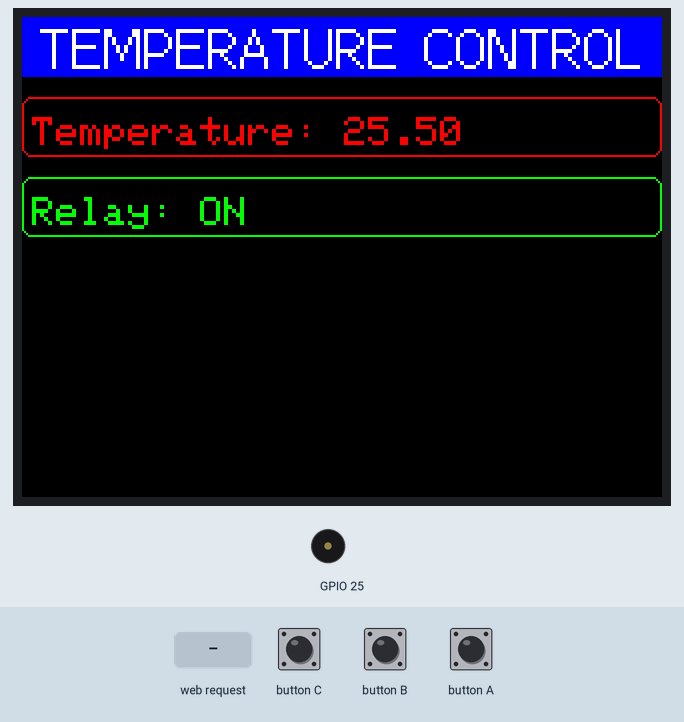
Simulated run of this sketch. Board: ESP32. On the bench: 320×240 colour display, buzzer (waves = sounding). Inputs (shaded band) come from the test bench. What the sketch prints to the serial monitor is not drawn.

Above: at 1.4 s.
1.5 s: button C pressed for 0.15 s
At 2.6 s:
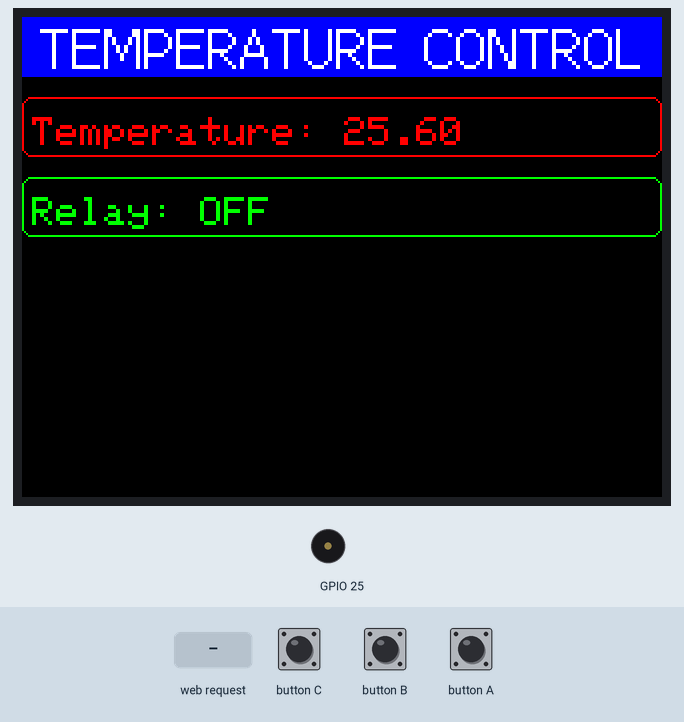
4.6 s: button B pressed for 0.15 s
At 5.9 s:
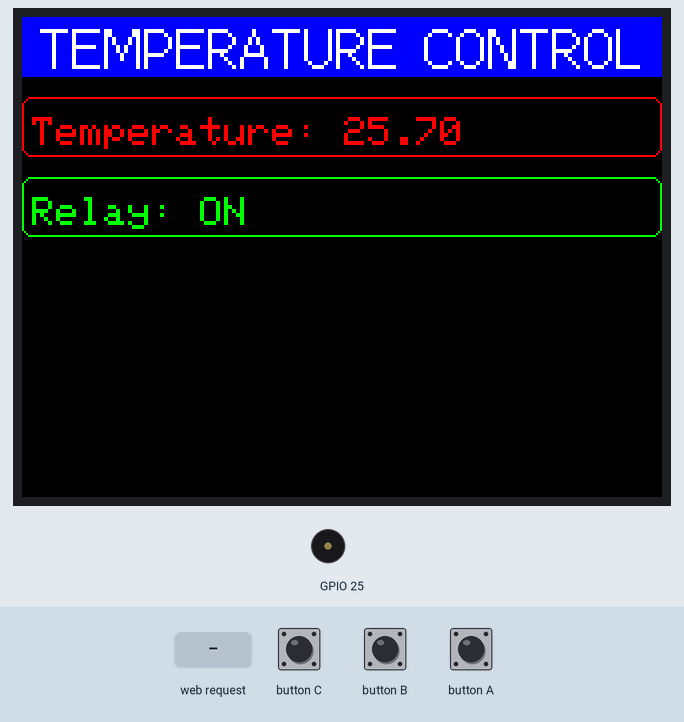
6.2 s: HTTP request GET /OFF received
At 7.0 s:
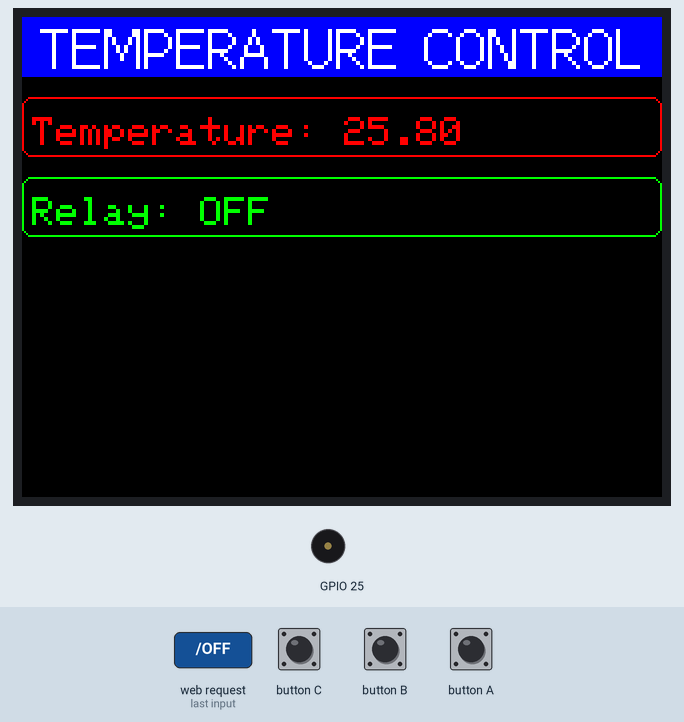
9.2 s: HTTP request GET /ON received
At 10.6 s:
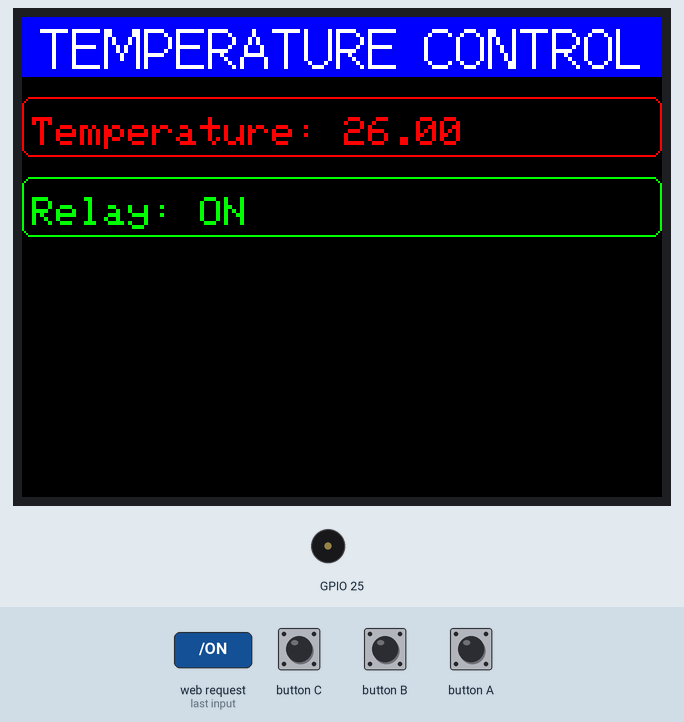
11.7 s: button C pressed for 1 s
At 13.6 s:
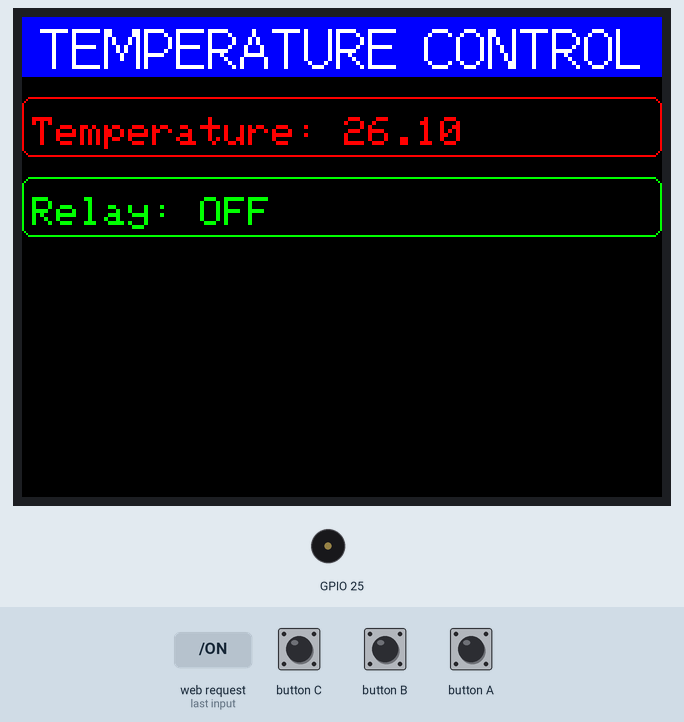
14.2 s: button B pressed for 1 s
At 14.7 s:
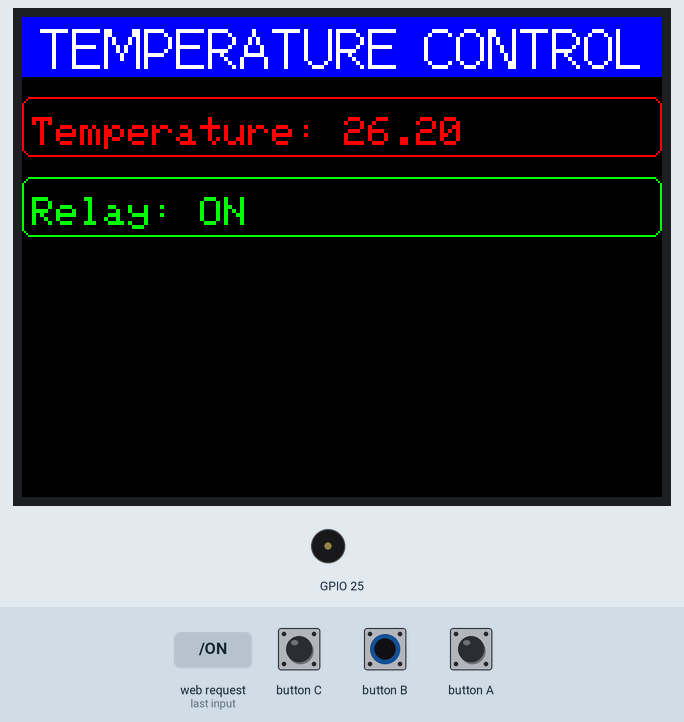
Timing chart, 0 to 17.2 s (numbered marks = the images above; inputs shaded):
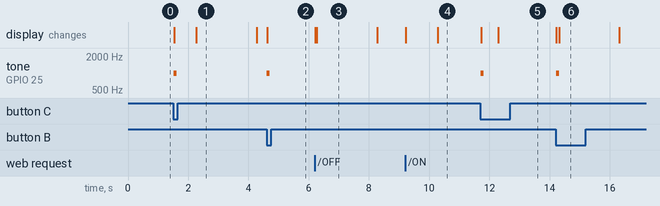

The sketch:

M5-Stack.ino
```cpp
/**
    Basic Use

    System:
        M5.begin();
        M5.update();
    LCD:
        M5.lcd.setBrightness(uint8_t brightness);
        M5.Lcd.drawPixel(int16_t x, int16_t y, uint16_t color);
        M5.Lcd.drawLine(int16_t x0, int16_t y0, int16_t x1, int16_t y1, uint16_t color);
        M5.Lcd.fillRect(int16_t x, int16_t y, int16_t w, int16_t h, uint16_t color);
        M5.Lcd.fillScreen(uint16_t color);
        M5.Lcd.drawCircle(int16_t x0, int16_t y0, int16_t r, uint16_t color);
        M5.Lcd.drawCircleHelper(int16_t x0, int16_t y0, int16_t r, uint8_t cornername,uint16_t color);
        M5.Lcd.fillCircle(int16_t x0, int16_t y0, int16_t r, uint16_t color);
        M5.Lcd.fillCircleHelper(int16_t x0, int16_t y0, int16_t r, uint8_t cornername,int16_t delta, uint16_t color);
        M5.Lcd.drawTriangle(int16_t x0, int16_t y0, int16_t x1, int16_t y1, int16_t x2, int16_t y2, uint16_t color);
        M5.Lcd.fillTriangle(int16_t x0, int16_t y0, int16_t x1, int16_t y1, int16_t x2, int16_t y2, uint16_t color);
        M5.Lcd.drawRoundRect(int16_t x0, int16_t y0, int16_t w, int16_t h, int16_t radius, uint16_t color);
        M5.Lcd.fillRoundRect(int16_t x0, int16_t y0, int16_t w, int16_t h, int16_t radius, uint16_t color);
        M5.Lcd.drawBitmap(int16_t x, int16_t y, const uint8_t bitmap[], int16_t w, int16_t h, uint16_t color);
        M5.Lcd.drawRGBBitmap(int16_t x, int16_t y, const uint16_t bitmap[], int16_t w, int16_t h),
        M5.Lcd.drawChar(uint16_t x, uint16_t y, char c, uint16_t color, uint16_t bg, uint8_t size);
        M5.Lcd.setCursor(uint16_t x0, uint16_t y0);
        M5.Lcd.setTextColor(uint16_t color);
        M5.Lcd.setTextColor(uint16_t color, uint16_t backgroundcolor);
        M5.Lcd.setTextSize(uint8_t size);
        M5.Lcd.setTextWrap(boolean w);
        M5.Lcd.printf();
        M5.Lcd.print();
    Button:
        M5.BtnA/B/C.read();
        M5.BtnA/B/C.isPressed();
        M5.BtnA/B/C.isReleased();
        M5.BtnA/B/C.wasPressed();
        M5.BtnA/B/C.wasReleased();
        M5.BtnA/B/C.pressedFor(uint32_t ms);
        M5.BtnA/B/C.releasedFor(uint32_t ms);
        M5.BtnA/B/C.lastChange();
    Speaker:
        M5.Speaker.tone(uint32_t freq);
        M5.Speaker.tone(freq, time);
        M5.Speaker.beep();
        M5.Speaker.setBeep(uint16_t frequency, uint16_t duration);
        M5.Speaker.mute();
*/

#include <M5Stack.h>
#include <WiFi.h>
#include <Timer.h>

const char *ssid = "ESP32ap";
const char *password = "ESP32wifi";

const IPAddress ip(192, 168, 10, 1);
const IPAddress subnet(255, 255, 255, 0);

float temp = 25.5;
boolean relay = true;

Timer t;

WiFiServer server(80);

void setup() {
  Serial.begin(115200);
  Serial.println("Initializing...");

  WiFi.softAPConfig(ip, ip, subnet); //to configure AP IP
  WiFi.softAP(ssid, password);
  IPAddress myIP = WiFi.softAPIP();

  // Setup the TFT display
  M5.begin();
  M5.Lcd.fillScreen(BLACK);

  M5.Lcd.setTextColor(WHITE);
  M5.Lcd.setTextSize(2);
  M5.Lcd.fillRect(0, 0, 320, 30, BLUE);
  M5.Lcd.drawCentreString(" TEMPERATURE CONTROL ", 320 / 2, 0, 2);

  M5.Lcd.drawRoundRect(0, 40, 320, 30, 5, RED);
  M5.Lcd.setTextColor(RED);
  M5.Lcd.setTextSize(2);
  M5.Lcd.setCursor(5, 50);
  M5.Lcd.printf("Temperature: %2.2f", temp);

  M5.Lcd.drawRoundRect(0, 80, 320, 30, 5, GREEN);
  M5.Lcd.setTextColor(GREEN);
  M5.Lcd.setTextSize(2);
  M5.Lcd.setCursor(5, 90);
  M5.Lcd.printf("Relay: ");
  relay ? M5.Lcd.printf("ON ") : M5.Lcd.printf("OFF");

  M5.Lcd.setTextColor(TFT_PINK);
  M5.Lcd.drawCentreString(" P.OFF ", 320 / 4, 310, 2);
  M5.Lcd.drawCentreString(" R.ON ", (320 / 4) * 2, 310, 2);
  M5.Lcd.drawCentreString(" R.OFF ", (320 / 4) * 3, 310, 2);

  M5.setWakeupButton(BUTTON_A_PIN);

  server.begin();

  t.every(2000, takeReading);

  Serial.print("AP IP address: ");
  Serial.println(myIP);
}

void loop(void) {
  M5.update();
  t.update();
  updateScreen();
  updateButtons();
  checkWifiClient();

}

void takeReading () {
  temp += 0.1;
  if (temp > 35)
    temp = 25;
  Serial.println("Change temperature to: " + String(temp));
}

void updateScreen() {
  M5.Lcd.setTextSize(2);
  M5.Lcd.setCursor(5, 50);
  M5.Lcd.setTextColor(RED, BLACK);
  M5.Lcd.printf("Temperature: %2.2f", temp);
  M5.Lcd.setCursor(5, 90);
  M5.Lcd.setTextColor(GREEN, BLACK);

  M5.Lcd.printf("Relay: ");
  relay ? M5.Lcd.printf("ON ") : M5.Lcd.printf("OFF");
}

void updateButtons() {
  if (M5.BtnA.wasPressed()) {
    M5.powerOFF();
  }

  if (M5.BtnB.wasPressed()) {
    relay = true;
    Serial.println("Relay ON");
    M5.Speaker.beep();
  }

  if (M5.BtnC.wasPressed()) {
    relay = false;
    Serial.println("Relay OFF");
    M5.Speaker.beep();
  }
}

void checkWifiClient() {
  WiFiClient client = server.available();   // listen for incoming clients

  if (client) {                             // if you get a client,
    Serial.println("New Client.");           // print a message out the serial port
    String currentLine = "";                // make a String to hold incoming data from the client
    while (client.connected()) {            // loop while the client's connected
      if (client.available()) {             // if there's bytes to read from the client,
        char c = client.read();             // read a byte, then
        Serial.write(c);                    // print it out the serial monitor
        if (c == '\n') {                    // if the byte is a newline character

          // if the current line is blank, you got two newline characters in a row.
          // that's the end of the client HTTP request, so send a response:
          if (currentLine.length() == 0) {
            // HTTP headers always start with a response code (e.g. HTTP/1.1 200 OK)
            // and a content-type so the client knows what's coming, then a blank line:
            client.println("HTTP/1.1 200 OK");
            client.println("Content-type:text/html");
            client.println();

            // the content of the HTTP response follows the header:
            client.println("<!DOCTYPE html>");
            client.println("<html>");
            client.println("<body>");
            if (relay == HIGH) {
              client.println("<p>RELAY ON</p>");
              client.println("<form action=\"/OFF\" method=\"get\">");
            }
            else {
              client.println("<p>RELAY OFF</p>");
              client.println("<form action=\"/ON\" method=\"get\">");
            }

            if (relay == HIGH) client.println("<input type=\"submit\" value=\"SWITCH OFF\" />");
            else client.println("<input type=\"submit\" value=\"SWITCH ON\" />");
            client.println("</form>");
            client.println("<p>Room Temperature: " + String(temp) + "</p>");
            client.println("</body>");
            client.println("</html>");

            // The HTTP response ends with another blank line:
            client.println();
            // break out of the while loop:
            break;
          } else {    // if you got a newline, then clear currentLine:
            currentLine = "";
          }
        } else if (c != '\r') {  // if you got anything else but a carriage return character,
          currentLine += c;      // add it to the end of the currentLine
        }

        // Check to see if the client request was "GET /H" or "GET /L":
        if (currentLine.endsWith("GET /ON")) {
          digitalWrite(5, HIGH);               // GET /H turns the LED on
          relay = true;
        }
        if (currentLine.endsWith("GET /OFF")) {
          digitalWrite(5, LOW);                // GET /L turns the LED off
          relay = false;
        }
      }
    }
    // close the connection:
    client.stop();
    Serial.println("Client Disconnected.");
  }
}
```

Measured:
- after the input at 1.5 s, tone on GPIO 25: silent → 1000 Hz at once, → silent 0.10 s later; the display: first changes at once (image 1 shows a later state)
- after the input at 4.6 s, tone on GPIO 25: silent → 1000 Hz at once, → silent 0.10 s later; the display: changes at once (image 2)
- after the input at 9.2 s, the display: first changes at once (image 4 shows a later state)
- after the input at 11.7 s, tone on GPIO 25: silent → 1000 Hz at once, → silent 0.10 s later; the display: first changes at once (image 5 shows a later state)
- after the input at 14.2 s, tone on GPIO 25: silent → 1000 Hz at once, → silent 0.10 s later
